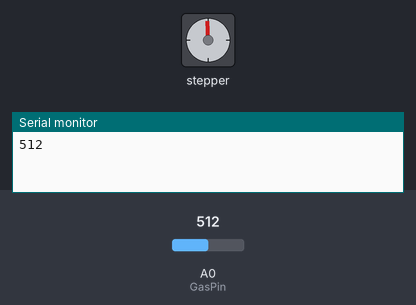
The sketch below on a simulated Arduino Uno, built with avr-gcc and run on an emulated ATmega328P. On the bench: stepper motor, the last lines printed to the serial monitor. Inputs (shaded band) come from the test bench; at power-on: A0 (GasPin) = 512. Stepper angles assume 2048 steps per turn.

Above: at 0.15 s.
At 8.8 s:
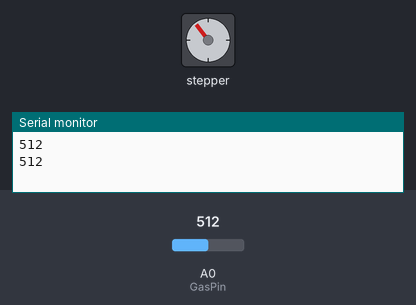
8.9 s: A0 (GasPin) set to 560
At 15.4 s:
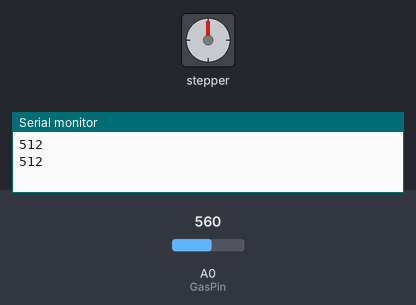
Timing chart, 0 to 22.9 s (numbered marks = the images above; inputs shaded):
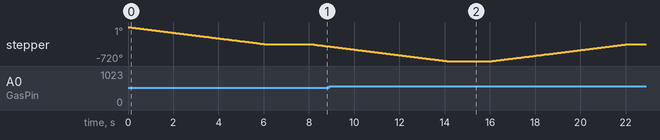

The sketch:

Gas_DongCoBuoc.ino
```cpp
#include <Stepper.h>

const int stepsPerRevolution = 2048;
Stepper myStepper(stepsPerRevolution, 3, 5, 4, 6);

int GasPin = 0;
int val;

void setup() {
  myStepper.setSpeed(10);
  Serial.begin(9600);
}

void loop() {
  val = analogRead(GasPin);
  Serial.println(val, DEC);
  if(val > 550){
    myStepper.step(stepsPerRevolution);
    delay(2000);
  }
  else{
    myStepper.step(-stepsPerRevolution);
    delay(2000);
  }
}
```
